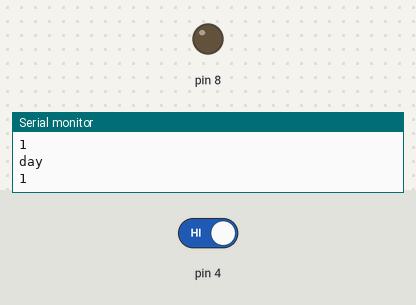
A sketch run on a simulated Arduino Uno, built with avr-gcc and run on an emulated ATmega328P. Shown: output pins drawn as LEDs (lit = HIGH), the last lines printed to the serial monitor. The inputs (shaded band) are chosen by the test bench; at power-on: pin 4 HIGH.

Above: at 1.2 s.
1.3 s: pin 4 driven LOW
At 1.9 s:
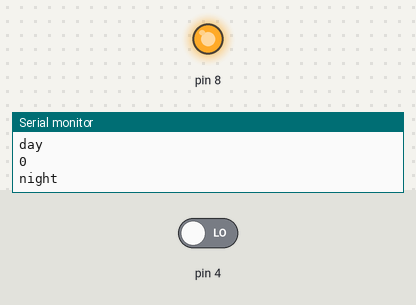
2.8 s: pin 4 driven HIGH
At 4.6 s:
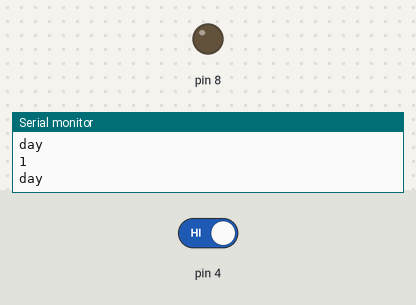
Timing chart, 0 to 6.1 s (numbered marks = the images above; inputs shaded):
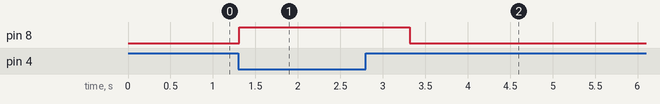

Measured:
- after the input at 1.3 s, pin 8: LOW → HIGH at once
- after the input at 2.8 s, pin 8: HIGH → LOW after 0.52 s

The sketch:

dinesh.ino
```cpp
int x;
void setup()
{
  Serial.begin(9600);
  pinMode(4, INPUT);
    pinMode(8, OUTPUT);


}

void loop()
{ x=digitalRead(4);
  Serial.println(x);
  if(x==0)
  {
    digitalWrite(8,HIGH);
  Serial.println("night");
  delay(1000);
  }
 else
   digitalWrite(8,LOW);
     Serial.println("day");
}
```
